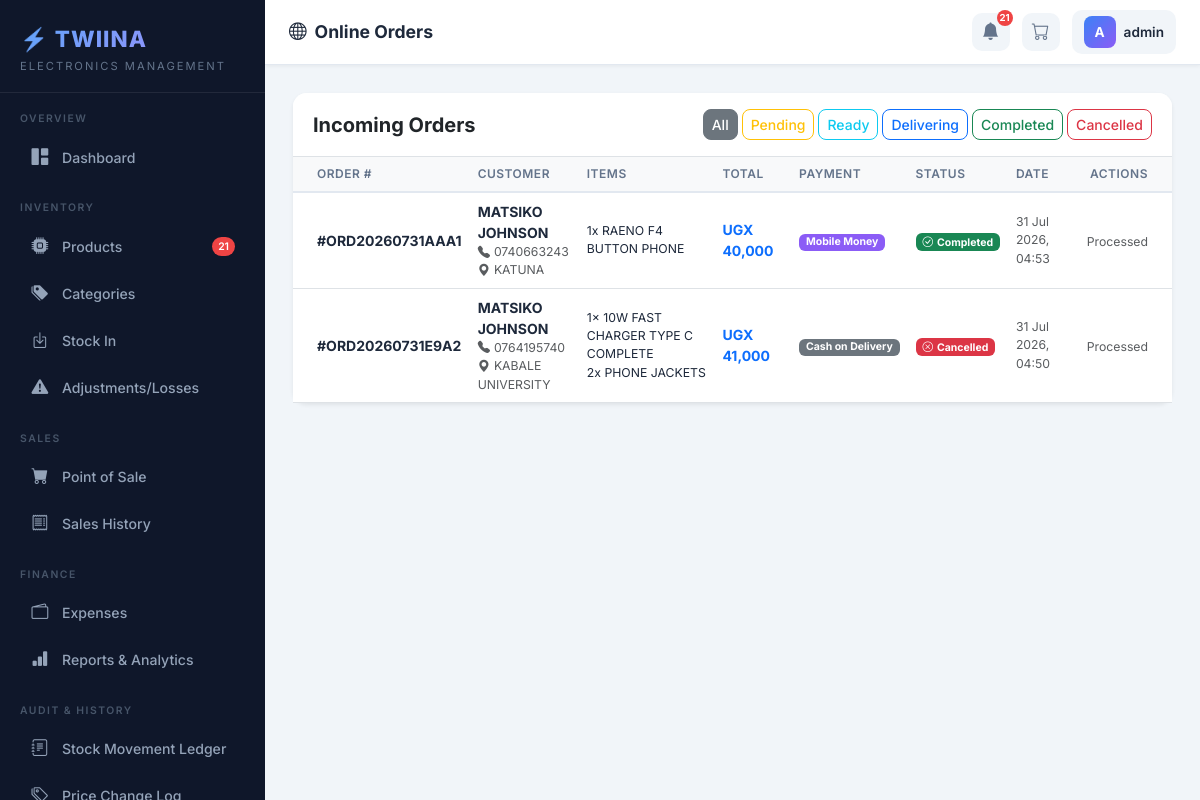
The app's page /online-orders/ (signed in) with its own data.
### shop/models.py (models this page shows, shortened)
class OnlineOrder(models.Model):
    STATUS_CHOICES = [
        ('PENDING', 'Pending'),
        ('READY_FOR_PICKUP', 'Ready for Pickup'),
        ('OUT_FOR_DELIVERY', 'Out for Delivery'),
        ('COMPLETED', 'Completed'),
        ('CANCELLED', 'Cancelled'),
    ]
    PAYMENT_CHOICES = [
        ('MERCHANT', 'Pay by Merchant (MTN/Airtel)'),
        ('DELIVERY', 'Cash on Delivery'),
    ]
    order_number = models.CharField(max_length=20, unique=True, editable=False)
    customer_name = models.CharField(max_length=200)
    customer_phone = models.CharField(max_length=20)
    customer_address = models.TextField()
    payment_method = models.CharField(max_length=20, choices=PAYMENT_CHOICES, default='DELIVERY')
    status = models.CharField(max_length=20, choices=STATUS_CHOICES, default='PENDING')
    total_amount = models.DecimalField(max_digits=15, decimal_places=2, default=0)
    created_at = models.DateTimeField(auto_now_add=True)
    updated_at = models.DateTimeField(auto_now=True)
    class Meta:
        ordering = ['-created_at']

class OnlineOrderItem(models.Model):
    order = models.ForeignKey(OnlineOrder, on_delete=models.CASCADE, related_name='items')
    product = models.ForeignKey(Product, on_delete=models.SET_NULL, null=True, related_name='online_order_items')
    product_name = models.CharField(max_length=200, default='')
    quantity = models.PositiveIntegerField()
    unit_price = models.DecimalField(max_digits=12, decimal_places=2)
    total = models.DecimalField(max_digits=15, decimal_places=2, default=0)

### shop/views.py (the view)
# urls.py: path('online-orders/', views.admin_online_orders, name='admin_online_orders'),
@login_required
def admin_online_orders(request):
    orders = OnlineOrder.objects.all().order_by('-created_at')
    status_filter = request.GET.get('status')
    if status_filter:
        orders = orders.filter(status=status_filter)
    return render(request, 'shop/store/admin_orders.html', {
        'orders': orders,
        'status_filter': status_filter
    })

### templates/shop/store/admin_orders.html (shortened to what this page needs)
{% extends 'base.html' %}
{% load shop_filters %}
{% block page_title %}<i class="bi bi-globe me-2"></i>Online Orders{% endblock %}
{% block content %}
<div class="card shadow-sm border-0" style="border-radius: 14px;">
  <div class="card-header bg-white border-bottom py-3 d-flex justify-content-between align-items-center flex-wrap gap-2">
    <h5 class="mb-0 fw-bold">Incoming Orders</h5>
    <div class="d-flex gap-1 flex-wrap">
      <a href="?status=" class="btn btn-sm btn-outline-secondary {% if not status_filter %}active{% endif %}">All</a>
      <a href="?status=PENDING" class="btn btn-sm btn-outline-warning {% if status_filter == 'PENDING' %}active{% endif %}">Pending</a>
      <a href="?status=READY_FOR_PICKUP" class="btn btn-sm btn-outline-info {% if status_filter == 'READY_FOR_PICKUP' %}active{% endif %}">Ready</a>
      <a href="?status=OUT_FOR_DELIVERY" class="btn btn-sm btn-outline-primary {% if status_filter == 'OUT_FOR_DELIVERY' %}active{% endif %}">Delivering</a>
      <a href="?status=COMPLETED" class="btn btn-sm btn-outline-success {% if status_filter == 'COMPLETED' %}active{% endif %}">Completed</a>
      <a href="?status=CANCELLED" class="btn btn-sm btn-outline-danger {% if status_filter == 'CANCELLED' %}active{% endif %}">Cancelled</a>
    </div>
  </div>
  <div class="card-body p-0">
    <div class="table-responsive">
      <table class="table table-hover align-middle mb-0">
        <thead class="table-light">
          <tr>
            <th class="ps-4">Order #</th>
            <th>Customer</th>
            <th>Items</th>
            <th>Total</th>
            <th>Payment</th>
            <th>Status</th>
            <th>Date</th>
            <th class="text-end pe-4">Actions</th>
          </tr>
        </thead>
        <tbody>
          {% for order in orders %}
          <tr>
            <td class="ps-4 fw-bold">#{{ order.order_number }}</td>
            <td>
              <div class="fw-bold">{{ order.customer_name }}</div>
              <div class="text-muted small"><i class="bi bi-telephone-fill me-1"></i>{{ order.customer_phone }}</div>
              <div class="text-muted small"><i class="bi bi-geo-alt-fill me-1"></i>{{ order.customer_address|truncatechars:40 }}</div>
            </td>
            <td>
              <ul class="list-unstyled mb-0 small">
                {% for item in order.items.all %}
                <li>{{ item.quantity }}x {{ item.product_name }}</li>
                {% endfor %}
              </ul>
            </td>
            <td class="fw-bold text-primary">{{ order.total_amount|currency }}</td>
            <td>
              {% if order.payment_method == 'MERCHANT' %}
                <span class="badge bg-purple" style="background:#8b5cf6;">Mobile Money</span>
              {% else %}
                <span class="badge bg-secondary">Cash on Delivery</span>
              {% endif %}
            </td>
            <td>
              {% if order.status == 'PENDING' %}
                <span class="badge bg-warning text-dark"><i class="bi bi-hourglass-split me-1"></i>Pending</span>
              {% elif order.status == 'READY_FOR_PICKUP' %}
                <span class="badge bg-info"><i class="bi bi-bag-check me-1"></i>Ready for Pickup</span>
              {% elif order.status == 'OUT_FOR_DELIVERY' %}
                <span class="badge bg-primary"><i class="bi bi-truck me-1"></i>Out for Delivery</span>
              {% elif order.status == 'COMPLETED' %}
                <span class="badge bg-success"><i class="bi bi-check-circle me-1"></i>Completed</span>
              {% else %}
                <span class="badge bg-danger"><i class="bi bi-x-circle me-1"></i>Cancelled</span>
              {% endif %}
            </td>
            <td class="text-muted small">{{ order.created_at|date:"d M Y, H:i" }}</td>
            <td class="text-end pe-4">
              {% if order.status not in 'COMPLETED,CANCELLED' %}
              <div class="d-flex gap-1 justify-content-end flex-wrap">
                {% if order.status == 'PENDING' %}
                <form method="post" action="{% url 'admin_order_update_status' order.pk %}">
                  {% csrf_token %}
                  <input type="hidden" name="new_status" value="READY_FOR_PICKUP">
                  <button type="submit" class="btn btn-sm btn-info" title="Mark Ready for Pickup"><i class="bi bi-bag-check"></i></button>
                </form>
                <form method="post" action="{% url 'admin_order_update_status' order.pk %}">
                  {% csrf_token %}
                  <input type="hidden" name="new_status" value="OUT_FOR_DELIVERY">
                  <button type="submit" class="btn btn-sm btn-primary" title="Out for Delivery"><i class="bi bi-truck"></i></button>
                </form>
                {% elif order.status == 'READY_FOR_PICKUP' %}
                <form method="post" action="{% url 'admin_order_update_status' order.pk %}">
                  {% csrf_token %}
                  <input type="hidden" name="new_status" value="OUT_FOR_DELIVERY">
                  <button type="submit" class="btn btn-sm btn-primary" title="Out for Delivery"><i class="bi bi-truck"></i></button>
                </form>
                {% endif %}
                <form method="post" action="{% url 'admin_order_complete' order.pk %}">
                  {% csrf_token %}
                  <button type="submit" class="btn btn-sm btn-success" title="Mark Completed" onclick="return confirm('Complete this order? This will record a Sale and deduct stock.')">
                    <i class="bi bi-check2-all"></i>
                  </button>
                </form>
                <form method="post" action="{% url 'admin_order_cancel' order.pk %}">
                  {% csrf_token %}
                  <button type="submit" class="btn btn-sm btn-danger" title="Cancel Order" onclick="return confirm('Cancel this order and release the stock?')">
                    <i class="bi bi-x-lg"></i>
                  </button>
                </form>
              </div>
              {% else %}
              <span class="text-muted small">Processed</span>
              {% endif %}
            </td>
          </tr>
          {% endfor %}
        </tbody>
      </table>
    </div>
  </div>
</div>
{% endblock %}

### templates/base.html (shortened to what this page needs)
{% load shop_filters %}
<!DOCTYPE html>
<html lang="en">
<head>
  <link href="https://cdn.jsdelivr.net/npm/bootstrap@5.3.2/dist/css/bootstrap.min.css" rel="stylesheet"/>
  <link href="https://cdn.jsdelivr.net/npm/bootstrap-icons@1.11.3/font/bootstrap-icons.css" rel="stylesheet"/>
</head>
<body>
{% if user.is_authenticated %}
<div id="sidebar">
  <div class="sidebar-logo">
    <div class="brand-name">⚡ TWIINA</div>
    <div class="brand-sub">Electronics Management</div>
  </div>
  {% if user_role == 'ADMIN' %}
  <div class="nav-section-label">Overview</div>
  <nav class="sidebar-nav">
    <a href="{% url 'dashboard' %}" class="{% if request.resolver_match.url_name == 'dashboard' %}active{% endif %}">
      <i class="bi bi-grid-1x2-fill"></i> Dashboard
    </a>
  </nav>
  <div class="nav-section-label">Inventory</div>
  <nav class="sidebar-nav">
    <a href="{% url 'product_list' %}" class="{% if 'product' in request.resolver_match.url_name %}active{% endif %}">
      <i class="bi bi-cpu-fill"></i> Products
      {% if low_stock_count > 0 %}<span class="badge-dot">{{ low_stock_count }}</span>{% endif %}
    </a>
    <a href="{% url 'category_list' %}" class="{% if 'category' in request.resolver_match.url_name %}active{% endif %}">
      <i class="bi bi-tags-fill"></i> Categories
    </a>
    <a href="{% url 'stock_in_list' %}" class="{% if 'stock_in' in request.resolver_match.url_name %}active{% endif %}">
      <i class="bi bi-box-arrow-in-down"></i> Stock In
    </a>
    <a href="{% url 'adjustment_list' %}" class="{% if 'adjustment' in request.resolver_match.url_name %}active{% endif %}">
      <i class="bi bi-exclamation-triangle-fill"></i> Adjustments/Losses
    </a>
  </nav>
  <div class="nav-section-label">Sales</div>
  <nav class="sidebar-nav">
    <a href="{% url 'pos' %}" class="{% if request.resolver_match.url_name == 'pos' %}active{% endif %}">
      <i class="bi bi-cart-fill"></i> Point of Sale
    </a>
    <a href="{% url 'sale_list' %}" class="{% if 'sale' in request.resolver_match.url_name and request.resolver_match.url_name != 'pos' %}active{% endif %}">
      <i class="bi bi-receipt"></i> Sales History
    </a>
  </nav>
  <div class="nav-section-label">Finance</div>
  <nav class="sidebar-nav">
    <a href="{% url 'expense_list' %}" class="{% if 'expense' in request.resolver_match.url_name %}active{% endif %}">
      <i class="bi bi-wallet2"></i> Expenses
    </a>
    <a href="{% url 'reports' %}" class="{% if request.resolver_match.url_name == 'reports' %}active{% endif %}">
      <i class="bi bi-bar-chart-fill"></i> Reports & Analytics
    </a>
  </nav>
  <div class="nav-section-label">Audit & History</div>
  <nav class="sidebar-nav">
    <a href="{% url 'stock_history' %}" class="{% if request.resolver_match.url_name == 'stock_history' %}active{% endif %}">
      <i class="bi bi-journal-text"></i> Stock Movement Ledger
    </a>
    <a href="{% url 'price_history' %}" class="{% if request.resolver_match.url_name == 'price_history' %}active{% endif %}">
      <i class="bi bi-tags"></i> Price Change Log
    </a>
  </nav>
  {% endif %}
</div>
<div id="topbar">
  <span class="page-title">{% block page_title %}Dashboard{% endblock %}</span>
  <div class="topbar-right">
    {% if low_stock_count > 0 %}
    <a href="{% url 'product_list' %}?stock=low" class="topbar-icon-btn" title="Low Stock Alert">
      <i class="bi bi-bell-fill"></i>
      <span class="notif-badge">{{ low_stock_count }}</span>
    </a>
    {% endif %}
    <a href="{% url 'pos' %}" class="topbar-icon-btn" title="Point of Sale">
      <i class="bi bi-cart"></i>
    </a>
    <div class="topbar-user">
      <div class="avatar">{{ user.username|first|upper }}</div>
      <span class="u-name">{{ user.get_full_name|default:user.username }}</span>
    </div>
  </div>
</div>
<div id="main-content">
  {% block content %}{% endblock %}
</div>
{% else %}
{% block auth_content %}{% endblock %}
{% endif %}
</body>
</html>

### records on screen
OnlineOrder: order_number "ORD20260731AAA1", customer_name "MATSIKO JOHNSON", customer_phone "0740663243", customer_address "KATUNA", total_amount "UGX 40,000", payment_method "Mobile Money", status "COMPLETED" (drawn), created_at "31 Jul 2026, 04:53"
OnlineOrderItem: quantity "1", product_name "RAENO F4 BUTTON PHONE"
OnlineOrder: order_number "ORD20260731E9A2", customer_name "MATSIKO JOHNSON", customer_phone "0764195740", customer_address "KABALE UNIVERSITY", total_amount "UGX 41,000", payment_method "Cash on Delivery", status "CANCELLED" (drawn), created_at "31 Jul 2026, 04:50"
OnlineOrderItem: quantity "1", product_name "10W FAST CHARGER TYPE C COMPLETE"
OnlineOrderItem: quantity "2", product_name "PHONE JACKETS"

### other values on screen
{{ low_stock_count }} "21"
{{ user.username|first|upper }} "A"
{{ user.get_full_name|default:user.username }} "admin"
